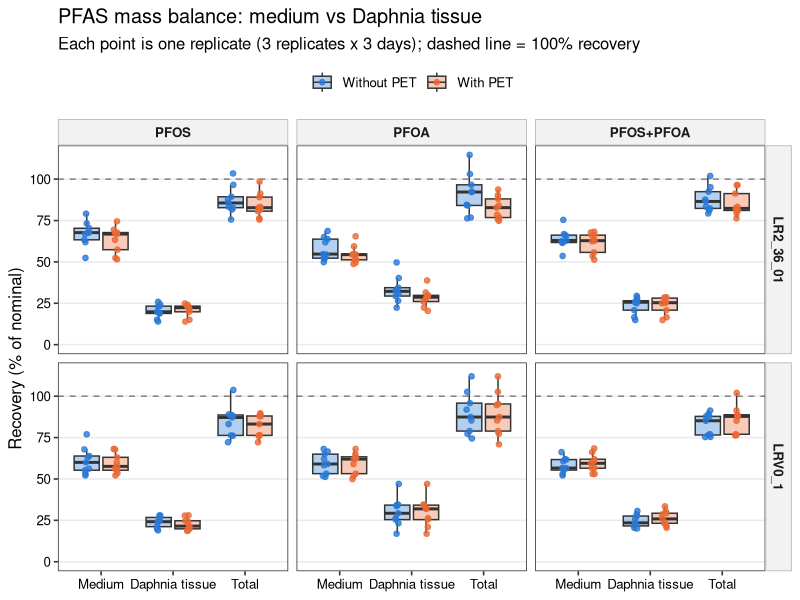
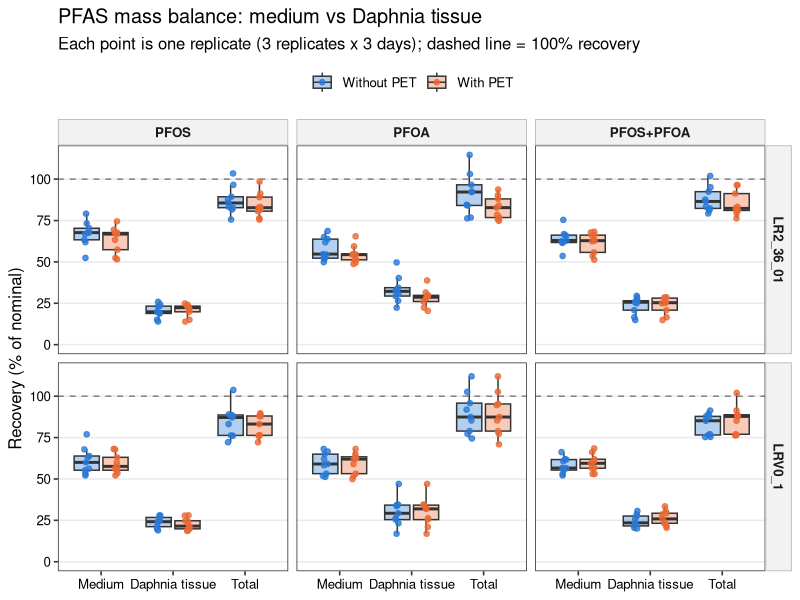
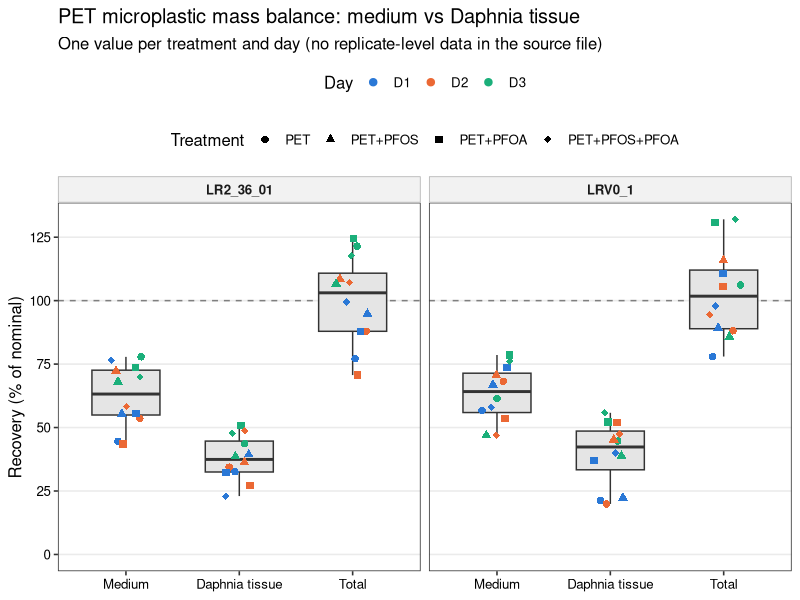
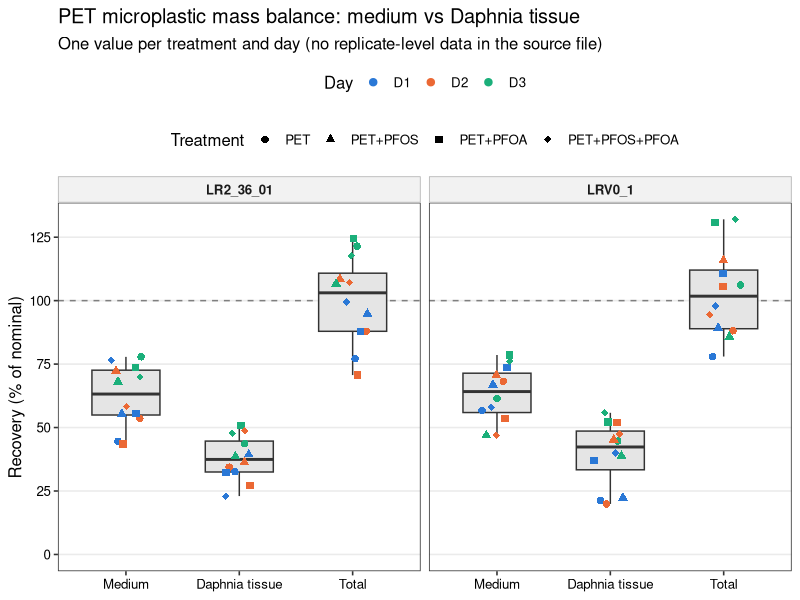
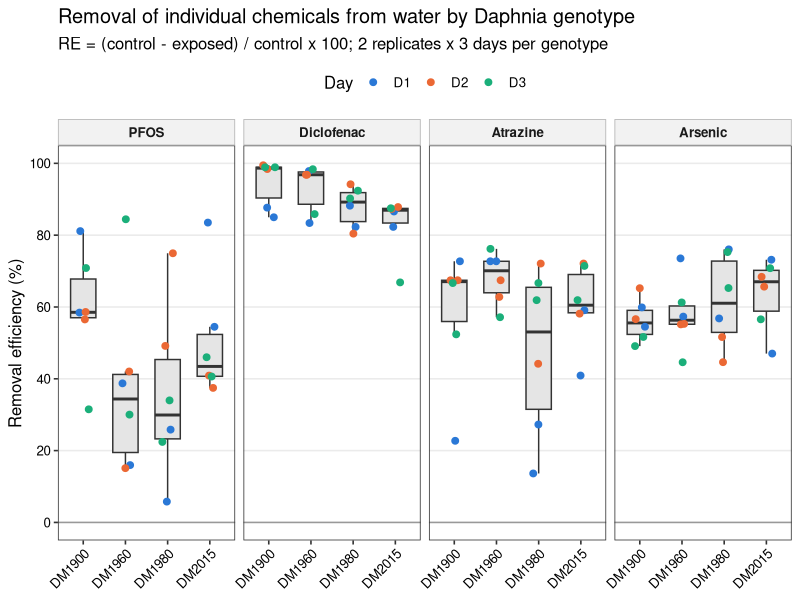
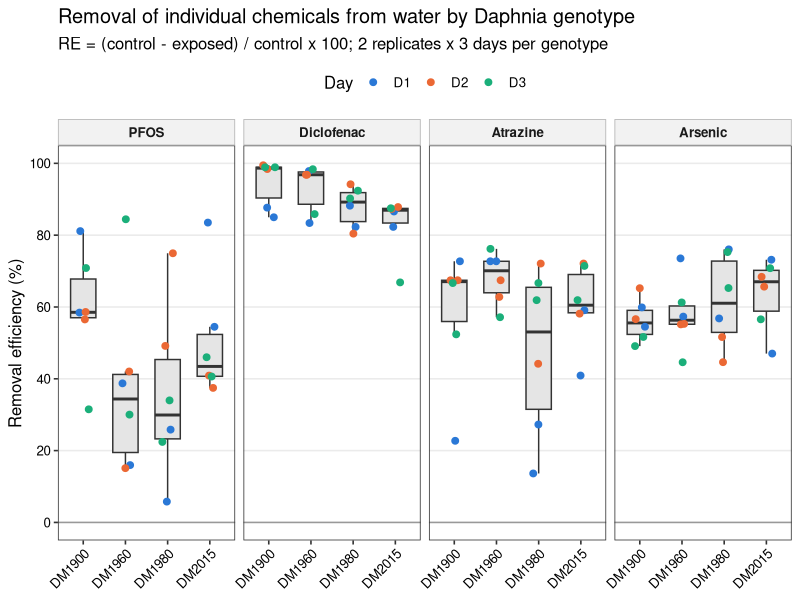
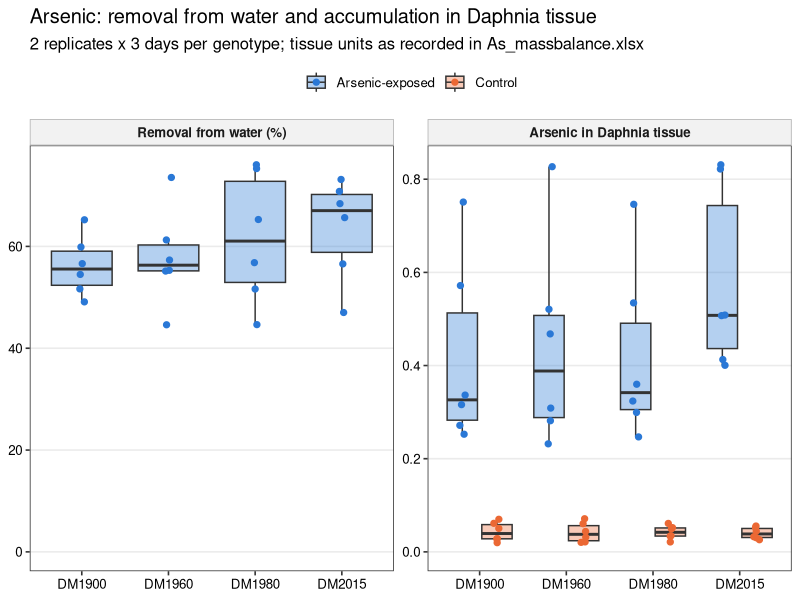
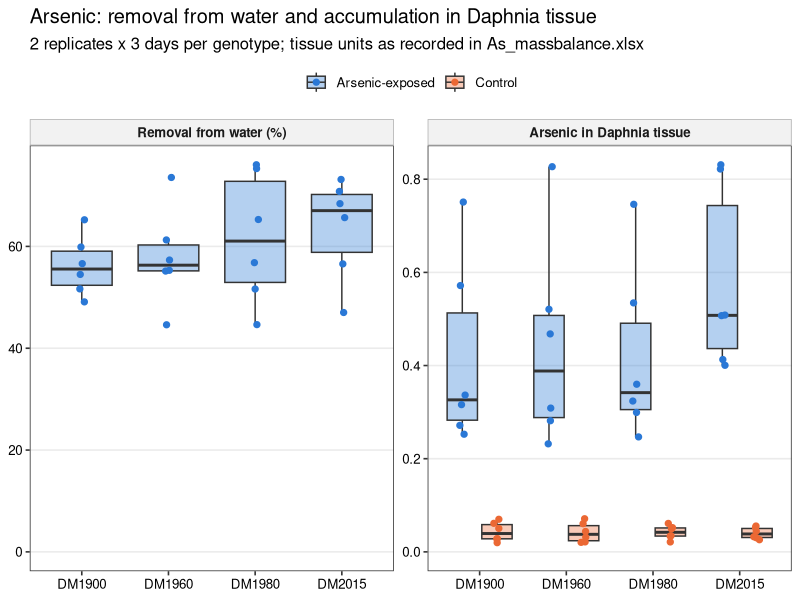

These charts were generated, in order, by the following R code:
# Mass balance and removal efficiency: tidy the raw data, cross-check the
# condensed supplementary tables, and draw box plots.
#
# Inputs (repo root):
#   Mass Balance individual data points_PFAS_final.xlsx   PFAS + MP recovery (% of nominal)
#   As_massbalance.xlsx                                    Arsenic in water and Daphnia tissue
#   Abdullahi_etal_Table S2- individual chemicals raw.xlsx Final water concentrations
#   Abdullahi_etal_Table S3- individual chemicals removal efficiency.xlsx
#
# Outputs: mass_balance/output/*.csv and mass_balance/output/figures/*.{pdf,png}
#
# Run from the repo root:  Rscript mass_balance/mass_balance_plots.R

library(readxl)
library(dplyr)
library(tidyr)
library(ggplot2)

out_dir <- file.path("mass_balance", "output")
fig_dir <- file.path(out_dir, "figures")
dir.create(fig_dir, recursive = TRUE, showWarnings = FALSE)

day_cols  <- c(D1 = "#2a78d6", D2 = "#eb6834", D3 = "#1baf7a")
pair_cols <- c("#2a78d6", "#eb6834")

theme_mb <- theme_bw(base_size = 12) +
  theme(panel.grid.minor = element_blank(),
        panel.grid.major.x = element_blank(),
        strip.background = element_rect(fill = "grey95", colour = "grey70"),
        strip.text = element_text(face = "bold"),
        axis.text = element_text(colour = "black"),
        legend.position = "top")

save_fig <- function(p, name, w, h) {
  ggsave(file.path(fig_dir, paste0(name, ".pdf")), p, width = w, height = h)
  ggsave(file.path(fig_dir, paste0(name, ".png")), p, width = w, height = h, dpi = 300)
}

# ---------------------------------------------------------------------------
# 1. PFAS mass balance (individual replicates)
# ---------------------------------------------------------------------------
# Each block is a header row followed by 3 days x 3 replicates.
# Column groups: A-D (PFOS), G-J (PFOA), M-P (PFOS+PFOA); label, Medium, Tissue, Sum.
pfas_raw <- read_excel("Mass Balance individual data points_PFAS_final.xlsx",
                       sheet = "PFAS", col_names = FALSE, range = "A1:P43",
                       .name_repair = "minimal")

pfas_blocks <- expand.grid(header_row = c(2, 13, 24, 34), first_col = c(1, 7, 13))

pfas <- bind_rows(lapply(seq_len(nrow(pfas_blocks)), function(i) {
  hr <- pfas_blocks$header_row[i]
  fc <- pfas_blocks$first_col[i]
  label <- as.character(pfas_raw[[fc]][hr])
  rows <- hr + 1:9
  tibble(
    block     = label,
    Day       = rep(c("D1", "D2", "D3"), each = 3),
    Replicate = rep(1:3, times = 3),
    Medium    = as.numeric(pfas_raw[[fc + 1]][rows]),
    Daphnia   = as.numeric(pfas_raw[[fc + 2]][rows])
  )
})) %>%
  mutate(
    Total    = Medium + Daphnia,
    PET      = ifelse(grepl("PET", block), "With PET", "Without PET"),
    Exposure = sub("_.*$", "", gsub("\\+PET", "", block)),
    Exposure = factor(Exposure, levels = c("PFOS", "PFOA", "PFOS+PFOA")),
    Genotype = ifelse(grepl("LRV", block), "LRV0_1", "LR2_36_01"),
    PET      = factor(PET, levels = c("Without PET", "With PET"))
  ) %>%
  select(Genotype, Exposure, PET, Day, Replicate, Medium, Daphnia, Total, block)

write.csv(pfas, file.path(out_dir, "pfas_mass_balance_tidy.csv"), row.names = FALSE)

pfas_long <- pfas %>%
  pivot_longer(c(Medium, Daphnia, Total), names_to = "Compartment", values_to = "Recovery") %>%
  mutate(Compartment = factor(Compartment, levels = c("Medium", "Daphnia", "Total"),
                              labels = c("Medium", "Daphnia tissue", "Total")))

p_pfas <- ggplot(pfas_long, aes(Compartment, Recovery, fill = PET)) +
  geom_hline(yintercept = 100, linetype = "dashed", colour = "grey50") +
  geom_boxplot(outlier.shape = NA, alpha = 0.35, width = 0.7,
               position = position_dodge(width = 0.8)) +
  geom_point(aes(colour = PET), size = 1.6, alpha = 0.8,
             position = position_jitterdodge(jitter.width = 0.15, dodge.width = 0.8, seed = 1)) +
  facet_grid(Genotype ~ Exposure) +
  scale_fill_manual(values = pair_cols, name = NULL) +
  scale_colour_manual(values = pair_cols, name = NULL) +
  scale_y_continuous(limits = c(0, NA), breaks = seq(0, 125, 25)) +
  labs(x = NULL, y = "Recovery (% of nominal)",
       title = "PFAS mass balance: medium vs Daphnia tissue",
       subtitle = "Each point is one replicate (3 replicates x 3 days); dashed line = 100% recovery") +
  theme_mb
save_fig(p_pfas, "Fig_PFAS_mass_balance_boxplot", 10, 7)

# ---------------------------------------------------------------------------
# 2. Microplastic (PET) mass balance: only one value per day per treatment
# ---------------------------------------------------------------------------
mp_raw <- read_excel("Mass Balance individual data points_PFAS_final.xlsx",
                     sheet = "MPs", col_names = FALSE, range = "A1:X20",
                     .name_repair = "minimal")

mp_blocks <- expand.grid(title_row = c(2, 8), first_col = c(2, 8, 14, 20))
mp_treat  <- c(`2` = "PET", `8` = "PET+PFOS", `14` = "PET+PFOA", `20` = "PET+PFOS+PFOA")

mp <- bind_rows(lapply(seq_len(nrow(mp_blocks)), function(i) {
  tr <- mp_blocks$title_row[i]
  fc <- mp_blocks$first_col[i]
  rows <- tr + 2:4
  tibble(
    Genotype  = ifelse(tr == 2, "LR2_36_01", "LRV0_1"),
    Treatment = mp_treat[[as.character(fc)]],
    Day       = c("D1", "D2", "D3"),
    Medium    = as.numeric(mp_raw[[fc + 1]][rows]),
    Daphnia   = as.numeric(mp_raw[[fc + 2]][rows])
  )
})) %>%
  mutate(Total = Medium + Daphnia,
         Treatment = factor(Treatment, levels = mp_treat))

write.csv(mp, file.path(out_dir, "mp_mass_balance_tidy.csv"), row.names = FALSE)

mp_long <- mp %>%
  pivot_longer(c(Medium, Daphnia, Total), names_to = "Compartment", values_to = "Recovery") %>%
  mutate(Compartment = factor(Compartment, levels = c("Medium", "Daphnia", "Total"),
                              labels = c("Medium", "Daphnia tissue", "Total")))

p_mp <- ggplot(mp_long, aes(Compartment, Recovery)) +
  geom_hline(yintercept = 100, linetype = "dashed", colour = "grey50") +
  geom_boxplot(outlier.shape = NA, fill = "grey90", width = 0.6) +
  geom_point(aes(colour = Day, shape = Treatment), size = 2.2,
             position = position_jitter(width = 0.15, seed = 1)) +
  facet_wrap(~ Genotype) +
  scale_colour_manual(values = day_cols) +
  scale_shape_manual(values = c(16, 17, 15, 18)) +
  scale_y_continuous(limits = c(0, NA), breaks = seq(0, 125, 25)) +
  labs(x = NULL, y = "Recovery (% of nominal)",
       title = "PET microplastic mass balance: medium vs Daphnia tissue",
       subtitle = "One value per treatment and day (no replicate-level data in the source file)") +
  theme_mb + theme(legend.box = "vertical")
save_fig(p_mp, "Fig_MP_mass_balance_boxplot", 9, 6)

# ---------------------------------------------------------------------------
# 3. Removal efficiency of individual chemicals (recomputed from Table S2 raw)
# ---------------------------------------------------------------------------
chem_raw <- read_excel("Abdullahi_etal_Table S2- individual chemicals raw.xlsx",
                       sheet = "individual chemicals")
names(chem_raw) <- c("Genotype", "Replicate", "Day", "PFOS", "Diclofenac", "Atrazine", "Arsenic")

chem_long <- chem_raw %>%
  pivot_longer(PFOS:Arsenic, names_to = "Chemical", values_to = "Conc")

# Initial concentration = mean of the no-Daphnia controls on the same day
# (this reproduces the IC column of Table S3).
ic <- chem_long %>%
  filter(Genotype == "Control") %>%
  group_by(Chemical, Day) %>%
  summarise(IC = mean(Conc), .groups = "drop")

removal <- chem_long %>%
  filter(Genotype != "Control") %>%
  left_join(ic, by = c("Chemical", "Day")) %>%
  mutate(RE = (IC - Conc) / IC * 100,
         Chemical = factor(Chemical, levels = c("PFOS", "Diclofenac", "Atrazine", "Arsenic")))

write.csv(removal, file.path(out_dir, "removal_efficiency_recomputed.csv"), row.names = FALSE)

# Compare with the published Table S3
s3_raw <- read_excel("Abdullahi_etal_Table S3- individual chemicals removal efficiency.xlsx",
                     col_names = FALSE, skip = 3, .name_repair = "minimal")
s3 <- s3_raw[, 1:15]
names(s3) <- c("Genotype", "Replicate", "Day",
               paste(rep(c("PFOS", "Diclofenac", "Atrazine", "Arsenic"), each = 3),
                     c("IC", "FC", "RE"), sep = "_"))
s3_long <- s3 %>%
  filter(!is.na(Genotype)) %>%
  mutate(across(-c(Genotype, Day), as.numeric)) %>%
  pivot_longer(-c(Genotype, Replicate, Day),
               names_to = c("Chemical", ".value"), names_sep = "_")

s3_check <- removal %>%
  mutate(Chemical = as.character(Chemical)) %>%
  full_join(s3_long, by = c("Genotype", "Replicate", "Day", "Chemical"),
            suffix = c("_raw", "_S3")) %>%
  mutate(status = case_when(
    is.na(FC)                          ~ "missing from Table S3",
    is.na(Conc)                        ~ "missing from raw Table S2",
    abs(Conc - FC) > 0.005             ~ "final concentration differs",
    abs(RE_raw - RE_S3) > 0.5          ~ "RE differs",
    TRUE                               ~ "ok")) %>%
  arrange(status != "ok", Chemical, Genotype, Day, Replicate)

write.csv(s3_check, file.path(out_dir, "check_TableS3_vs_raw.csv"), row.names = FALSE)

p_re <- ggplot(removal, aes(Genotype, RE)) +
  geom_hline(yintercept = 0, colour = "grey60") +
  geom_boxplot(outlier.shape = NA, fill = "grey90", width = 0.6) +
  geom_point(aes(colour = Day), size = 2, position = position_jitter(width = 0.15, seed = 1)) +
  facet_wrap(~ Chemical, nrow = 1) +
  scale_colour_manual(values = day_cols) +
  scale_y_continuous(limits = c(0, 100), breaks = seq(0, 100, 20)) +
  labs(x = NULL, y = "Removal efficiency (%)",
       title = "Removal of individual chemicals from water by Daphnia genotype",
       subtitle = "RE = (control - exposed) / control x 100; 2 replicates x 3 days per genotype") +
  theme_mb + theme(axis.text.x = element_text(angle = 45, hjust = 1))
save_fig(p_re, "Fig_removal_efficiency_boxplot", 11, 5)

# ---------------------------------------------------------------------------
# 4. Arsenic: match water and tissue by genotype, day and replicate
# ---------------------------------------------------------------------------
as_water <- read_excel("As_massbalance.xlsx", sheet = "water")
# The Treatment and Day headers are swapped in the source sheet.
names(as_water) <- c("Replicate", "Genotype", "Day", "Treatment", "Water_ugL")
# DM1900 D1 and D3 have both rows labelled replicate 1; the second row is
# replicate 2 (confirmed against Table S2 raw).
as_water <- as_water %>%
  group_by(Genotype, Day, Treatment) %>%
  mutate(Replicate = row_number()) %>%
  ungroup()

as_tissue <- read_excel("As_massbalance.xlsx", sheet = "tissue")
names(as_tissue) <- c("Replicate", "Genotype", "Day", "Treatment", "Tissue")

as_ic <- as_water %>%
  filter(Genotype == "CONTROL") %>%
  group_by(Day) %>%
  summarise(IC = mean(Water_ugL), .groups = "drop")

as_matched <- as_tissue %>%
  filter(Treatment == "ARSENIC") %>%
  select(Genotype, Day, Replicate, Tissue) %>%
  left_join(as_tissue %>% filter(Treatment == "CONTROL") %>%
              select(Genotype, Day, Replicate, Tissue_control = Tissue),
            by = c("Genotype", "Day", "Replicate")) %>%
  left_join(as_water %>% filter(Genotype != "CONTROL") %>%
              select(Genotype, Day, Replicate, Water_ugL),
            by = c("Genotype", "Day", "Replicate")) %>%
  left_join(as_ic, by = "Day") %>%
  mutate(Water_RE = (IC - Water_ugL) / IC * 100) %>%
  arrange(Genotype, Day, Replicate)

write.csv(as_matched, file.path(out_dir, "arsenic_water_tissue_matched.csv"), row.names = FALSE)

as_long <- bind_rows(
  as_matched %>% transmute(Genotype, Day, Replicate, Panel = "Removal from water (%)", Value = Water_RE),
  as_tissue %>% transmute(Genotype, Day, Replicate,
                          Panel = "Arsenic in Daphnia tissue",
                          Treatment = ifelse(Treatment == "ARSENIC", "Arsenic-exposed", "Control"),
                          Value = Tissue)
) %>%
  mutate(Treatment = factor(coalesce(Treatment, "Arsenic-exposed"),
                            levels = c("Arsenic-exposed", "Control")),
         Panel = factor(Panel, levels = c("Removal from water (%)", "Arsenic in Daphnia tissue")))

p_as <- ggplot(as_long, aes(Genotype, Value, fill = Treatment)) +
  geom_boxplot(outlier.shape = NA, alpha = 0.35, width = 0.7,
               position = position_dodge(width = 0.8)) +
  geom_point(aes(colour = Treatment), size = 1.8,
             position = position_jitterdodge(jitter.width = 0.15, dodge.width = 0.8, seed = 1)) +
  facet_wrap(~ Panel, scales = "free_y") +
  scale_fill_manual(values = pair_cols, name = NULL) +
  scale_colour_manual(values = pair_cols, name = NULL) +
  expand_limits(y = 0) +
  labs(x = NULL, y = NULL,
       title = "Arsenic: removal from water and accumulation in Daphnia tissue",
       subtitle = "2 replicates x 3 days per genotype; tissue units as recorded in As_massbalance.xlsx") +
  theme_mb
save_fig(p_as, "Fig_arsenic_water_tissue_boxplot", 10, 5)

rho <- cor.test(as_matched$Water_RE, as_matched$Tissue, method = "spearman", exact = FALSE)

p_as_scatter <- ggplot(as_matched, aes(Tissue, Water_RE)) +
  geom_point(aes(colour = Day, shape = Genotype), size = 2.6) +
  scale_colour_manual(values = day_cols) +
  scale_shape_manual(values = c(16, 17, 15, 18)) +
  labs(x = "Arsenic in Daphnia tissue (as recorded)", y = "Arsenic removal from water (%)",
       title = "Arsenic: water removal vs tissue concentration (matched replicates)",
       subtitle = sprintf("Spearman rho = %.2f, p = %.2f, n = %d",
                          rho$estimate, rho$p.value, nrow(as_matched))) +
  theme_mb + theme(panel.grid.major.x = element_line(colour = "grey92"),
                   legend.position = "right")
save_fig(p_as_scatter, "Fig_arsenic_water_vs_tissue_scatter", 7, 5.5)

# ---------------------------------------------------------------------------
# 5. Data checks
# ---------------------------------------------------------------------------
# PET blocks that reuse replicates from the matching non-PET block
dup_check <- pfas %>%
  filter(PET == "With PET") %>%
  inner_join(pfas %>% filter(PET == "Without PET"),
             by = c("Genotype", "Exposure", "Day", "Medium", "Daphnia"),
             suffix = c("_PET", "_noPET")) %>%
  select(Genotype, Exposure, Day, Replicate_PET, Replicate_noPET, Medium, Daphnia)
write.csv(dup_check, file.path(out_dir, "check_PET_blocks_duplicating_noPET.csv"), row.names = FALSE)

cat("\nTable S3 vs raw Table S2:\n"); print(table(s3_check$status))
cat("\nPET replicates identical to a non-PET replicate:", nrow(dup_check), "of",
    sum(pfas$PET == "With PET"), "\n")
cat("\nArsenic water vs tissue: Spearman rho =", round(rho$estimate, 2),
    "p =", signif(rho$p.value, 2), "\n")
